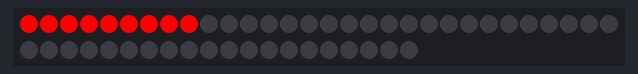
A sketch run on a simulated Arduino Uno, built with avr-gcc and run on an emulated ATmega328P. Parts: 50 RGB LEDs in strip order, left to right, continuing on the next row. Dim RGB values are drawn brighter than linear.

Above: at 0.08 s.
At 1.83 s:
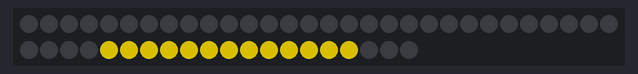
At 3.74 s:
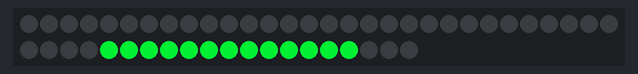
At 4.38 s:
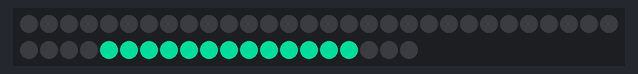
At 5.65 s:
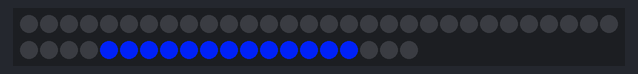
At 7.57 s:
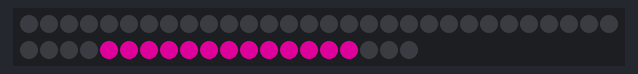

The sketch:

Hoop_Skirt_Nano_2_Marquee.ino
```cpp
#include <Adafruit_NeoPixel.h>
#ifdef __AVR__
  #include <avr/power.h>
#endif

#define PIN 11
#define LEDS_LENGTH 50

// Parameter 1 = number of pixels in strip
// Parameter 2 = Arduino pin number (most are valid)
// Parameter 3 = pixel type flags, add together as needed:
//   NEO_KHZ800  800 KHz bitstream (most NeoPixel products w/WS2812 LEDs)
//   NEO_KHZ400  400 KHz (classic 'v1' (not v2) FLORA pixels, WS2811 drivers)
//   NEO_GRB     Pixels are wired for GRB bitstream (most NeoPixel products)
//   NEO_RGB     Pixels are wired for RGB bitstream (v1 FLORA pixels, not v2)
//   NEO_RGBW    Pixels are wired for RGBW bitstream (NeoPixel RGBW products)
Adafruit_NeoPixel strip = Adafruit_NeoPixel(LEDS_LENGTH, PIN, NEO_GRB + NEO_KHZ800);

// 1st-9th hoop 1
// 10th in between hooop 1 & 2
// 11th-20th in hoop 2
// 21st in between hoop 2 & 3
// 22nd-33rd in hoop 3
// 34th = in between hoop 3 & 4
// 35th-47th = hoop 4
// 48th just outside of hoop 4
// 49th-50th hang off bottom of hoop 4


void setup() {
  strip.begin();
  strip.show(); // Initialize all pixels to 'off'

  //Serial.begin(9600);
}

void loop() {
  hoopDownStrobe();
}

void hoopDownStrobe() {
  int i, j;
  for (j=0; j<255; j=j+20) {
    for (i=0; i<4; i++) {
      hoopNColor(i, Wheel(j));
      delay(150);
      hoopNColor(i, 0);
    }
    delay(20);
  }
}

void hoopNColor(int hoop, uint32_t color) {
  int firstPixel[] = {0, 10, 21, 34};
  int lastPixel[] = {8, 19, 32, 46};

  uint16_t i;
  /* Serial.print("start pixel: ");
  Serial.print(firstPixel[hoop]);
  Serial.print("\nend pixel: ");
  Serial.print(lastPixel[hoop]);
  Serial.print("\n"); */
  // for(i=0; i<strip.numPixels(); i++) {
  for (i=firstPixel[hoop]; i<(lastPixel[hoop]+1); i++) {
    // Serial.println(i);
    strip.setPixelColor(i, color);
    // strip.setPixelColor(i, Wheel(i & 255));
  }
  strip.show();
}

// Input a value 0 to 255 to get a color value.
// The colours are a transition r - g - b - back to r.

/*
 * 200 = a nice lavender purple
 * 100 = teal
 * 50 = minty to grass green
 * 0 = red
 */

uint32_t Wheel(byte WheelPos) {
  WheelPos = 255 - WheelPos;
  if(WheelPos < 85) {
    return strip.Color(255 - WheelPos * 3, 0, WheelPos * 3);
  }
  if(WheelPos < 170) {
    WheelPos -= 85;
    return strip.Color(0, WheelPos * 3, 255 - WheelPos * 3);
  }
  WheelPos -= 170;
  return strip.Color(WheelPos * 3, 255 - WheelPos * 3, 0);
}
```

Measured:
- by itself, everything shown: repeats every 8.3 s, in 52 steps
